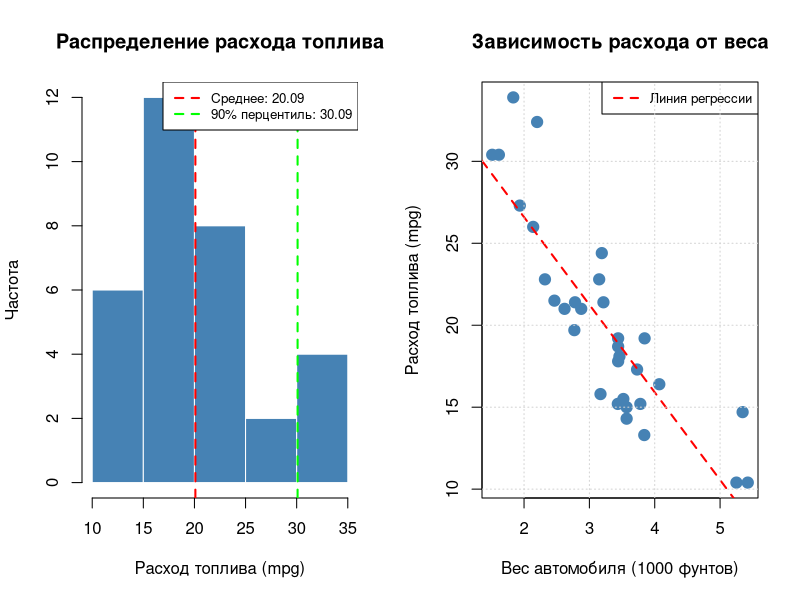
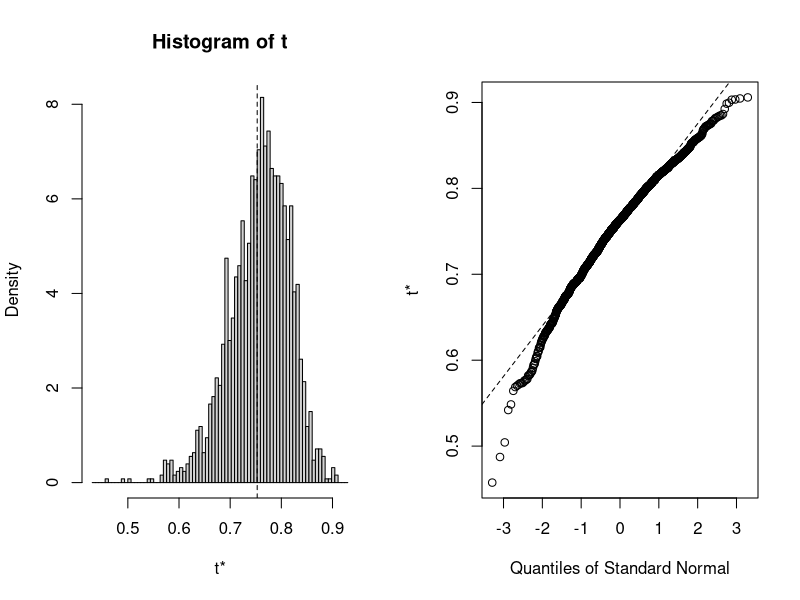
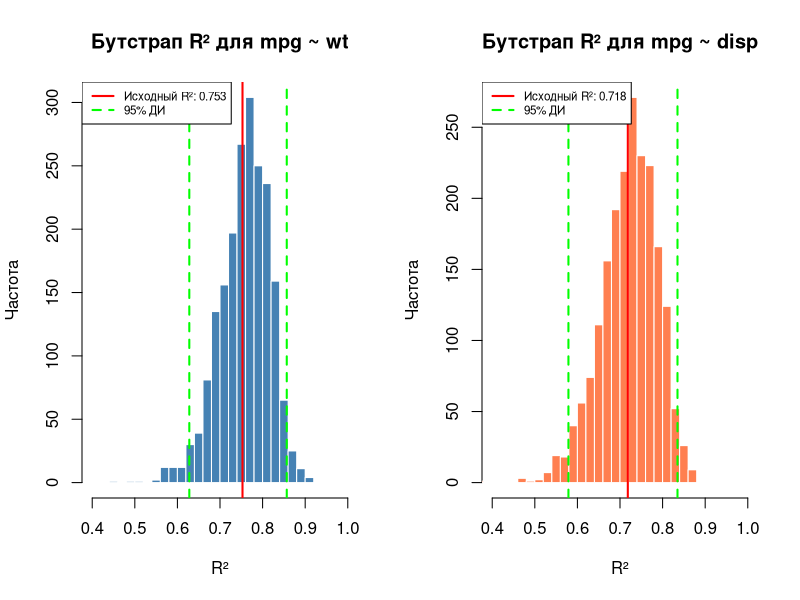

Write the R code that produced these figures, in order.
# Установка seed для воспроизводимости
set.seed(42)

# Загрузка библиотеки boot
library(boot)

cat("ДАТАСЕТ: mtcars (Motor Trend Car Road Tests)\n")
cat(sprintf("   Количество наблюдений: %d\n", nrow(mtcars)))
cat(sprintf("   Количество переменных: %d\n", ncol(mtcars)))
cat("\n")

# --- РАЗВЕДОЧНЫЙ АНАЛИЗ ДАННЫХ ---
cat("============================================================\n")
cat("РАЗВЕДОЧНЫЙ АНАЛИЗ ДАННЫХ (EDA)\n")
cat("============================================================\n\n")

cat("Описательная статистика переменной mpg:\n")
print(summary(mtcars$mpg))
cat(sprintf("\n   Стандартное отклонение: %.2f\n", sd(mtcars$mpg)))
cat(sprintf("   90-й перцентиль mpg: %.2f\n", quantile(mtcars$mpg, 0.9)))

cat("\nОписательная статистика переменной wt:\n")
print(summary(mtcars$wt))

# Сохранение EDA графиков
png("eda_plots_r.png", width = 1200, height = 500, res = 150)
par(mfrow = c(1, 2))

# Гистограмма mpg
hist(mtcars$mpg,
  breaks = 8, col = "steelblue", border = "white",
  main = "Распределение расхода топлива",
  xlab = "Расход топлива (mpg)", ylab = "Частота"
)
abline(v = mean(mtcars$mpg), col = "red", lwd = 2, lty = 2)
abline(v = quantile(mtcars$mpg, 0.9), col = "green", lwd = 2, lty = 2)
legend("topright", legend = c(
  sprintf("Среднее: %.2f", mean(mtcars$mpg)),
  sprintf("90%% перцентиль: %.2f", quantile(mtcars$mpg, 0.9))
), col = c("red", "green"), lty = 2, lwd = 2, cex = 0.8)

# Диаграмма рассеяния mpg vs wt
plot(mtcars$wt, mtcars$mpg,
  pch = 19, col = "steelblue", cex = 1.5,
  main = "Зависимость расхода от веса",
  xlab = "Вес автомобиля (1000 фунтов)", ylab = "Расход топлива (mpg)"
)
abline(lm(mpg ~ wt, data = mtcars), col = "red", lwd = 2, lty = 2)
legend("topright", legend = "Линия регрессии", col = "red", lty = 2, lwd = 2, cex = 0.8)
grid()

dev.off()
cat("\nГрафик EDA сохранён: eda_plots_r.png\n")


# --- БУТСТРАП ДЛЯ R-КВАДРАТ ---
cat("\n============================================================\n")
cat("БУТСТРАП: ОЦЕНКА R² РЕГРЕССИИ mpg ~ wt\n")
cat("============================================================\n\n")

# Функция для вычисления R-квадрат
rsq_function <- function(formula, data, indices) {
  d <- data[indices, ] # позволяет выбрать образец
  fit <- lm(formula, data = d) # загрузить регрессионную модель
  return(summary(fit)$r.square) # возвращает результат модели
}

# Исходная регрессия
original_fit <- lm(mpg ~ wt, data = mtcars)
original_rsq <- summary(original_fit)$r.squared

cat(sprintf("Исходная регрессионная модель: mpg ~ wt\n"))
cat(sprintf("   Исходный R²: %.4f\n", original_rsq))
cat(sprintf("   Интерпретация: вес объясняет %.1f%% вариации mpg\n\n", original_rsq * 100))

# Бутстрапируем 2000 раз
B <- 2000
cat(sprintf("Запуск бутстрапа (B = %d итераций)...\n", B))

reps <- boot(
  data = mtcars, statistic = rsq_function, R = B,
  formula = mpg ~ wt
)

# Результаты бутстрапирования
cat("\nРезультаты бутстрапа:\n")
print(reps)

cat(sprintf("\n   Среднее бутстрап R²: %.4f\n", mean(reps$t)))
cat(sprintf("   Стандартная ошибка бутстрапа: %.4f\n", sd(reps$t)))
cat(sprintf("   Смещение (bias): %.4f\n", mean(reps$t) - original_rsq))

# Сохранение графика бутстрапа
png("bootstrap_results_r.png", width = 1000, height = 500, res = 150)
par(mfrow = c(1, 2))
plot(reps)
dev.off()
cat("\nГрафик бутстрапа сохранён: bootstrap_results_r.png\n")

# Рассчитаем доверительный интервал (BCa)
cat("\n")
cat("============================================================\n")
cat("ДОВЕРИТЕЛЬНЫЕ ИНТЕРВАЛЫ\n")
cat("============================================================\n\n")

cat("Доверительные интервалы для R² (уровень 95%):\n\n")
ci_result <- boot.ci(reps, type = c("norm", "basic", "perc", "bca"))
print(ci_result)

# --- БУТСТРАП ДЛЯ ДРУГОЙ РЕГРЕССИИ ---
cat("\n============================================================\n")
cat("БУТСТРАП: ОЦЕНКА R² РЕГРЕССИИ mpg ~ disp\n")
cat("============================================================\n\n")

# Исходная регрессия с disp
original_fit2 <- lm(mpg ~ disp, data = mtcars)
original_rsq2 <- summary(original_fit2)$r.squared

cat(sprintf("Регрессионная модель: mpg ~ disp (объём двигателя)\n"))
cat(sprintf("   Исходный R²: %.4f\n", original_rsq2))

# Бутстрапируем
reps2 <- boot(
  data = mtcars, statistic = rsq_function, R = B,
  formula = mpg ~ disp
)

cat(sprintf("   Среднее бутстрап R²: %.4f\n", mean(reps2$t)))
cat(sprintf("   Стандартная ошибка бутстрапа: %.4f\n", sd(reps2$t)))

ci_result2 <- boot.ci(reps2, type = "bca")
cat("\nBCa 95% ДИ:\n")
print(ci_result2)

# Сохранение сравнительного графика
png("bootstrap_comparison_r.png", width = 1200, height = 500, res = 150)
par(mfrow = c(1, 2))

# Гистограмма R² для mpg ~ wt
hist(reps$t,
  breaks = 30, col = "steelblue", border = "white",
  main = "Бутстрап R² для mpg ~ wt",
  xlab = "R²", ylab = "Частота", xlim = c(0.4, 1)
)
abline(v = original_rsq, col = "red", lwd = 2)
abline(v = quantile(reps$t, c(0.025, 0.975)), col = "green", lwd = 2, lty = 2)
legend("topleft", legend = c(
  sprintf("Исходный R²: %.3f", original_rsq),
  "95% ДИ"
), col = c("red", "green"), lty = c(1, 2), lwd = 2, cex = 0.7)

# Гистограмма R² для mpg ~ disp
hist(reps2$t,
  breaks = 30, col = "coral", border = "white",
  main = "Бутстрап R² для mpg ~ disp",
  xlab = "R²", ylab = "Частота", xlim = c(0.4, 1)
)
abline(v = original_rsq2, col = "red", lwd = 2)
abline(v = quantile(reps2$t, c(0.025, 0.975)), col = "green", lwd = 2, lty = 2)
legend("topleft", legend = c(
  sprintf("Исходный R²: %.3f", original_rsq2),
  "95% ДИ"
), col = c("red", "green"), lty = c(1, 2), lwd = 2, cex = 0.7)

dev.off()
cat("\nГрафик сравнения сохранён: bootstrap_comparison_r.png\n")

cat("\nВсе графики сохранены в текущей директории!\n")
